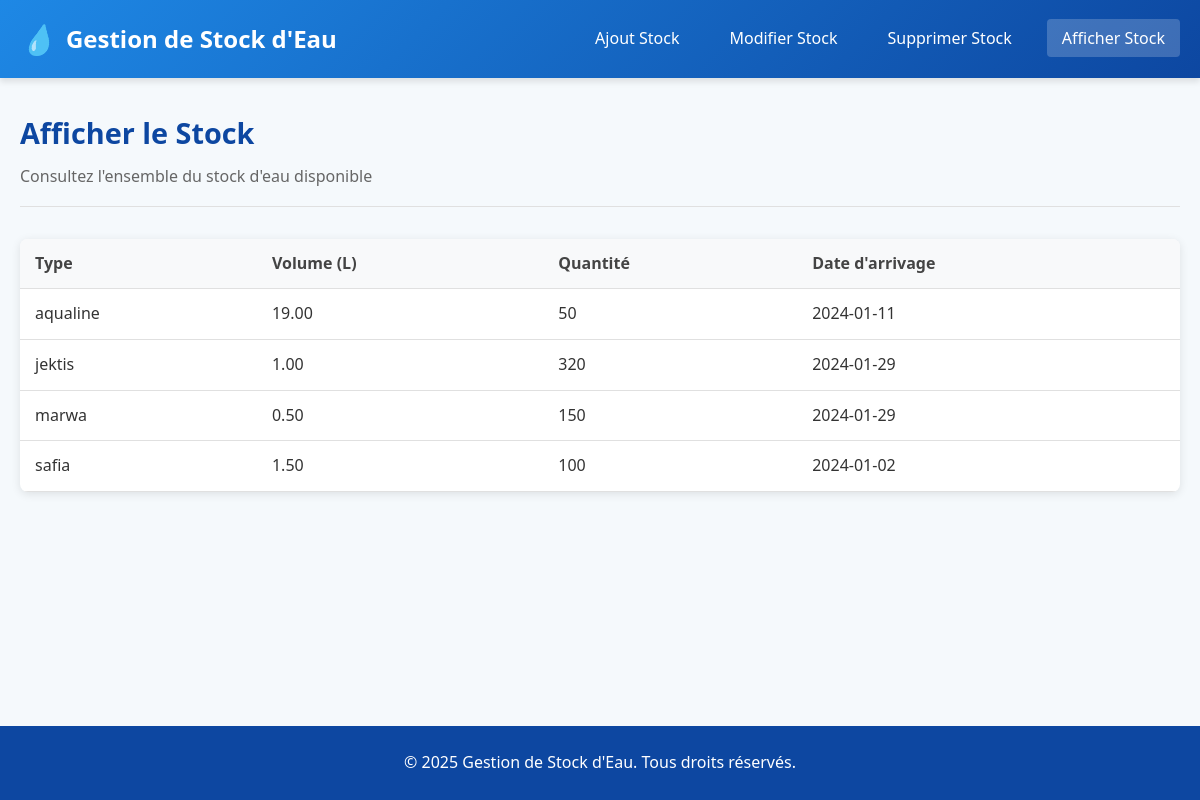
The app's page /afficher.php with its own data.
### tables this page shows
CREATE TABLE `stock` (
  `Type` varchar(20) NOT NULL,
  `Volume` decimal(5,2) NOT NULL,
  `Quantite` int(11) NOT NULL,
  `DateArrivage` date NOT NULL
);

### afficher.php (the view, shortened to what this page needs)
<?php
include 'config.php';
$sql = "SELECT * FROM stock ORDER BY Type, DateArrivage";
$result = $conn->query($sql);
?>
<!DOCTYPE html>
<html lang="fr">
<head>
    <link rel="stylesheet" href="style.css">
</head>
<body>
    <header>
        <div class="container">
            <div class="header-content">
                <div class="logo">
                    <i>💧</i>
                    <h1>Gestion de Stock d'Eau</h1>
                </div>
                <nav>
                    <ul>
                        <li><a href="index.php">Ajout Stock</a></li>
                        <li><a href="modifier.php">Modifier Stock</a></li>
                        <li><a href="supprimer.php">Supprimer Stock</a></li>
                        <li><a href="afficher.php" class="active">Afficher Stock</a></li>
                    </ul>
                </nav>
            </div>
        </div>
    </header>
    <main>
        <div class="container">
            <div class="page-header">
                <h2>Afficher le Stock</h2>
                <p>Consultez l'ensemble du stock d'eau disponible</p>
            </div>
            <div class="table-container">
                <table>
                    <thead>
                        <tr>
                            <th>Type</th>
                            <th>Volume (L)</th>
                            <th>Quantité</th>
                            <th>Date d'arrivage</th>
                        </tr>
                    </thead>
                    <tbody>
                        <?php
                        if ($result->num_rows > 0) {
                            while($row = $result->fetch_assoc()) {
                                echo "<tr>
                                    <td>".$row['Type']."</td>
                                    <td>".$row['Volume']."</td>
                                    <td>".$row['Quantite']."</td>
                                    <td>".$row['DateArrivage']."</td>
                                </tr>";
                            }
                        } else {
                            echo "<tr><td colspan='4'>Aucun stock trouvé</td></tr>";
                        }
                        ?>
                    </tbody>
                </table>
            </div>
        </div>
    </main>
    <footer>
        <div class="container">
            <p>&copy; 2025 Gestion de Stock d'Eau. Tous droits réservés.</p>
        </div>
    </footer>
</body>
</html>

### style.css (style rules this page uses)
* { margin: 0; padding: 0; box-sizing: border-box; font-family: 'Segoe UI', Tahoma, Geneva, Verdana, sans-serif; }
body { background-color: #f5f9fc; color: #333; line-height: 1.6; min-height: 100vh; display: flex; flex-direction: column; }
.container { max-width: 1200px; margin: 0 auto; padding: 0 20px; }
header { background: linear-gradient(135deg, #1e88e5, #0d47a1); color: white; padding: 1rem 0; box-shadow: 0 4px 6px rgba(0, 0, 0, 0.1); }
.header-content { display: flex; justify-content: space-between; align-items: center; }
.logo { display: flex; align-items: center; gap: 10px; }
.logo i { font-size: 1.8rem; }
.logo h1 { font-size: 1.5rem; font-weight: 600; }
nav ul { display: flex; list-style: none; gap: 20px; }
nav a { color: white; text-decoration: none; padding: 8px 15px; border-radius: 4px; transition: background-color 0.3s; font-weight: 500; }
nav a:hover, nav a.active { background-color: rgba(255, 255, 255, 0.2); }
main { flex: 1; padding: 2rem 0; }
.page-header { margin-bottom: 2rem; padding-bottom: 1rem; border-bottom: 1px solid #e0e0e0; }
.page-header h2 { color: #0d47a1; font-size: 1.8rem; margin-bottom: 0.5rem; }
.page-header p { color: #666; }
.table-container { background-color: white; border-radius: 8px; box-shadow: 0 2px 10px rgba(0, 0, 0, 0.1); overflow: hidden; }
table { width: 100%; border-collapse: collapse; }
th, td { padding: 12px 15px; text-align: left; border-bottom: 1px solid #e0e0e0; }
th { background-color: #f8f9fa; font-weight: 600; color: #444; }
footer { background-color: #0d47a1; color: white; text-align: center; padding: 1.5rem 0; margin-top: 2rem; }

### records on screen
stock: Type "aqualine", Volume "19.00", Quantite "50", DateArrivage "2024-01-11"
stock: Type "jektis", Volume "1.00", Quantite "320", DateArrivage "2024-01-29"
stock: Type "marwa", Volume "0.50", Quantite "150", DateArrivage "2024-01-29"
stock: Type "safia", Volume "1.50", Quantite "100", DateArrivage "2024-01-02"
